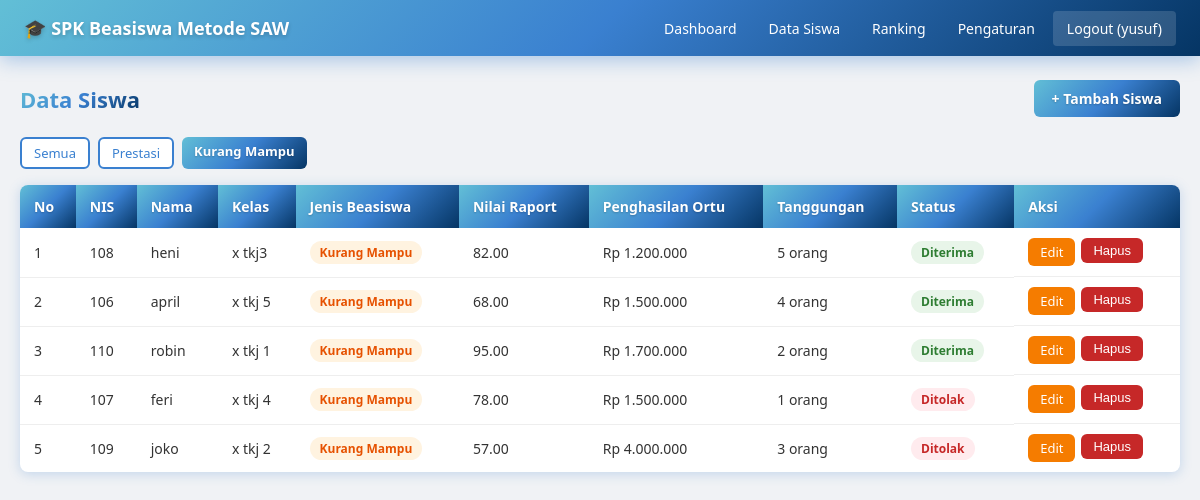
Screenshot of /views/siswa/index.php?jenis=kurang_mampu (signed in) with the database file from the repository.
### tables this page shows
CREATE TABLE `siswa` (
  `id` int(11) NOT NULL,
  `nama` varchar(100) NOT NULL,
  `nis` varchar(20) NOT NULL,
  `jenis_kelamin` enum('P','L') NOT NULL,
  `tanggal_lahir` date NOT NULL,
  `alamat` text NOT NULL,
  `kelas` varchar(20) NOT NULL,
  `nilai_raport` decimal(5,2) NOT NULL,
  `penghasilan_ortu` decimal(15,2) NOT NULL,
  `tanggungan_ortu` int(11) NOT NULL,
  `jenis_beasiswa` enum('prestasi','kurang_mampu') NOT NULL,
  `skor_akhir` decimal(10,4) DEFAULT 0.0000,
  `ranking` int(11) DEFAULT 0,
  `status_penerima` enum('pending','diterima','ditolak') DEFAULT 'pending',
  `created_at` timestamp NOT NULL DEFAULT current_timestamp(),
  `updated_at` timestamp NOT NULL DEFAULT current_timestamp() ON UPDATE current_timestamp()
);

### models/Siswa.php (called while the page is built, shortened)
<?php
class Siswa {
    private $pdo;
    public function __construct($pdo) {
        $this->pdo = $pdo;
    }
    public function getAll($jenis_beasiswa = null) {
        $sql = "SELECT * FROM siswa";
        $params = [];
        if ($jenis_beasiswa) {
            $sql .= " WHERE jenis_beasiswa = ?";
            $params[] = $jenis_beasiswa;
        }
        $sql .= " ORDER BY ranking ASC, nama ASC";
        $stmt = $this->pdo->prepare($sql);
        $stmt->execute($params);
        return $stmt->fetchAll();
    }
}

### views/siswa/index.php (the view, shortened to what this page needs)
<?php
require_once __DIR__ . '/../../config/database.php';
require_once __DIR__ . '/../../models/Siswa.php';
$siswaModel = new Siswa($pdo);
$filter = $_GET['jenis'] ?? '';
$siswaList = $siswaModel->getAll($filter ?: null);
?>
<!DOCTYPE html>
<html lang="id">
<head>
    <link rel="stylesheet" href="<?= BASE_URL ?>assets/css/style.css">
</head>
<body>
<?php include __DIR__ . '/../partials/navbar.php'; ?>
<div class="container">
    <div class="page-header">
        <h2>Data Siswa</h2>
        <a href="<?= BASE_URL ?>views/siswa/create.php" class="btn btn-primary">+ Tambah Siswa</a>
    </div>
    <div class="filter-bar">
        <a href="?jenis=" class="btn btn-sm <?= !$filter ? 'btn-active' : 'btn-outline' ?>">Semua</a>
        <a href="?jenis=prestasi" class="btn btn-sm <?= $filter === 'prestasi' ? 'btn-active' : 'btn-outline' ?>">Prestasi</a>
        <a href="?jenis=kurang_mampu" class="btn btn-sm <?= $filter === 'kurang_mampu' ? 'btn-active' : 'btn-outline' ?>">Kurang Mampu</a>
    </div>
    <div class="table-responsive">
        <table class="table">
            <thead>
                <tr>
                    <th>No</th>
                    <th>NIS</th>
                    <th>Nama</th>
                    <th>Kelas</th>
                    <th>Jenis Beasiswa</th>
                    <th>Nilai Raport</th>
                    <th>Penghasilan Ortu</th>
                    <th>Tanggungan</th>
                    <th>Status</th>
                    <th>Aksi</th>
                </tr>
            </thead>
            <tbody>
            <?php if (empty($siswaList)): ?>
                <tr><td colspan="10" class="text-center">Belum ada data siswa.</td></tr>
            <?php else: ?>
                <?php foreach ($siswaList as $i => $s): ?>
                <tr>
                    <td><?= $i + 1 ?></td>
                    <td><?= htmlspecialchars($s['nis']) ?></td>
                    <td><?= htmlspecialchars($s['nama']) ?></td>
                    <td><?= htmlspecialchars($s['kelas']) ?></td>
                    <td><span class="badge badge-<?= $s['jenis_beasiswa'] === 'prestasi' ? 'blue' : 'orange' ?>"><?= $s['jenis_beasiswa'] === 'prestasi' ? 'Prestasi' : 'Kurang Mampu' ?></span></td>
                    <td><?= $s['nilai_raport'] ?></td>
                    <td>Rp <?= number_format($s['penghasilan_ortu'], 0, ',', '.') ?></td>
                    <td><?= $s['tanggungan_ortu'] ?> orang</td>
                    <td><span class="badge badge-<?= $s['status_penerima'] === 'diterima' ? 'green' : ($s['status_penerima'] === 'ditolak' ? 'red' : 'gray') ?>"><?= ucfirst($s['status_penerima']) ?></span></td>
                    <td class="action-btns">
                        <a href="<?= BASE_URL ?>views/siswa/edit.php?id=<?= $s['id'] ?>" class="btn btn-sm btn-warning">Edit</a>
                        <?php if ($_SESSION['role'] === 'admin'): ?>
                        <form method="POST" action="<?= BASE_URL ?>controllers/SiswaController.php?action=delete" style="display:inline" onsubmit="return confirm('Hapus siswa ini?')">
                            <button type="submit" class="btn btn-sm btn-danger">Hapus</button>
                        </form>
                        <?php endif; ?>
                    </td>
                </tr>
                <?php endforeach; ?>
            <?php endif; ?>
            </tbody>
        </table>
    </div>
</div>
</body>
</html>

### assets/css/style.css (style rules this page uses)
* { margin: 0; padding: 0; box-sizing: border-box; }
body { font-family: 'Segoe UI', Tahoma, Geneva, Verdana, sans-serif; background: #f0f2f5; color: #333; font-size: 14px; }
.container { max-width: 1200px; margin: 24px auto; padding: 0 20px; }
.page-header { display: flex; align-items: center; justify-content: space-between; margin-bottom: 20px; }
.page-header h2 { font-size: 22px; background: linear-gradient(135deg, #62bfd6 0%, #3a80d0 50%, #053564 100%); -webkit-background-clip: text; -webkit-text-fill-color: transparent; background-clip: text; font-weight: 700; }
.table-responsive { overflow-x: auto; background: white; border-radius: 8px; box-shadow: 0 2px 12px rgba(58, 128, 208, 0.25); }
.table { width: 100%; border-collapse: collapse; }
.table th { background: linear-gradient(135deg, #62bfd6 0%, #3a80d0 50%, #053564 100%); color: white; padding: 12px 14px; text-align: left; font-weight: 600; white-space: nowrap; text-shadow: 0 1px 2px rgba(0,0,0,0.2); }
.table td { padding: 10px 14px; border-bottom: 1px solid #eee; }
.table tbody tr:last-child td { border-bottom: none; }
.btn { display: inline-block; padding: 9px 18px; border-radius: 6px; border: none; cursor: pointer; font-size: 14px; font-weight: 500; text-decoration: none; transition: all 0.3s; }
.btn-primary { background: linear-gradient(135deg, #62bfd6 0%, #3a80d0 50%, #053564 100%); color: white; border: none; font-weight: 600; text-shadow: 0 1px 2px rgba(0,0,0,0.2); }
.btn-warning { background: #f57c00; color: white; }
.btn-danger { background: #c62828; color: white; }
.btn-outline { background: white; color: #3a80d0; border: 2px solid #3a80d0; }
.btn-active { background: linear-gradient(135deg, #62bfd6 0%, #3a80d0 50%, #053564 100%); color: white; font-weight: 600; text-shadow: 0 1px 2px rgba(0,0,0,0.2); }
.btn-sm { padding: 5px 12px; font-size: 13px; }
.badge { display: inline-block; padding: 3px 10px; border-radius: 12px; font-size: 12px; font-weight: 600; }
.badge-orange { background: #fff3e0; color: #e65100; }
.badge-green { background: #e8f5e9; color: #2e7d32; }
.badge-red { background: #ffebee; color: #c62828; }
.filter-bar { display: flex; gap: 8px; margin-bottom: 16px; }
.action-btns { display: flex; gap: 6px; }

### rows the page displays
siswa: nis "108", nama "heni", kelas "x tkj3", jenis_beasiswa "Kurang Mampu", nilai_raport "82.00", penghasilan_ortu "1.200.000", tanggungan_ortu "5", status_penerima "Diterima"
siswa: nis "106", nama "april", kelas "x tkj 5", jenis_beasiswa "Kurang Mampu", nilai_raport "68.00", penghasilan_ortu "1.500.000", tanggungan_ortu "4", status_penerima "Diterima"
siswa: nis "110", nama "robin", kelas "x tkj 1", jenis_beasiswa "Kurang Mampu", nilai_raport "95.00", penghasilan_ortu "1.700.000", tanggungan_ortu "2", status_penerima "Diterima"
siswa: nis "107", nama "feri", kelas "x tkj 4", jenis_beasiswa "Kurang Mampu", nilai_raport "78.00", penghasilan_ortu "1.500.000", tanggungan_ortu "1", status_penerima "Ditolak"
siswa: nis "109", nama "joko", kelas "x tkj 2", jenis_beasiswa "Kurang Mampu", nilai_raport "57.00", penghasilan_ortu "4.000.000", tanggungan_ortu "3", status_penerima "Ditolak"

### other values shown
$_SESSION['username'] "yusuf"
